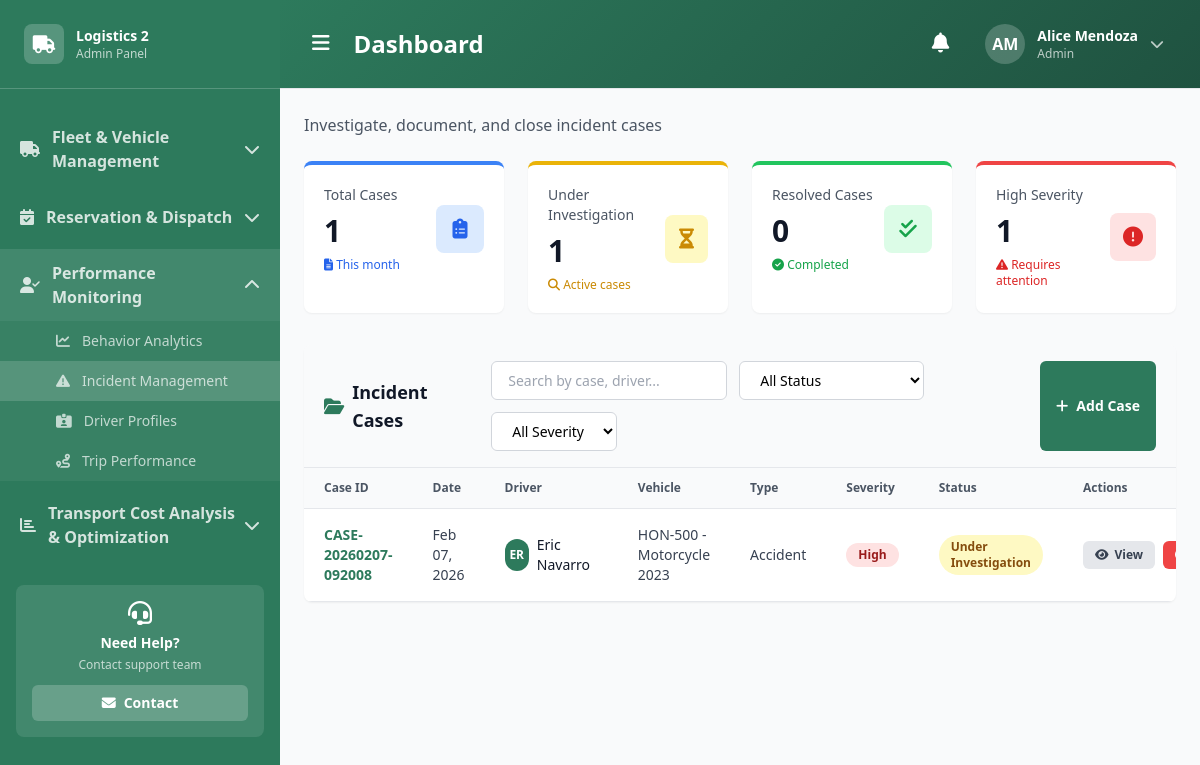
Page /ADMIN/module_3/incident-management.php (signed in) on the committed database.
### tables this page shows
CREATE TABLE `incident_cases` (
  `id` int(11) NOT NULL,
  `case_number` varchar(50) NOT NULL,
  `driver_id` int(11) NOT NULL,
  `vehicle_id` int(11) DEFAULT NULL,
  `type` varchar(100) DEFAULT NULL,
  `severity` enum('Low','Medium','High') DEFAULT 'Low',
  `date` datetime DEFAULT NULL,
  `reported_by` varchar(100) DEFAULT NULL,
  `location` varchar(255) DEFAULT NULL,
  `description` text DEFAULT NULL,
  `status` enum('Under Investigation','Pending Review','Resolved','Closed') DEFAULT 'Under Investigation',
  `resolution_notes` text DEFAULT NULL
);

### ADMIN/includes/functions.php (called while the page is built, shortened)
<?php
$conn = new mysqli('localhost', 'root', '', 'logistics2');
function getIncidentCases() {
    global $conn;
    $sql = "
        SELECT
            ic.id,
            ic.case_number,
            ic.type,
            ic.severity,
            ic.date,
            ic.location,
            ic.status,
            ic.reported_by,
            CONCAT(full_name) AS driver,
            IFNULL(CONCAT(v.plate, ' - ', v.model), 'N/A') AS vehicle
        FROM incident_cases ic
        JOIN users u ON ic.driver_id = u.user_id
        LEFT JOIN vehicles v ON ic.vehicle_id = v.id
        ORDER BY ic.date DESC
    ";
    $result = $conn->query($sql);
    return $result->fetch_all(MYSQLI_ASSOC);
}
?>

### ADMIN/module_3/incident-management.php (the view, shortened to what this page needs)
<?php
include '../includes/functions.php';
$incidents = getIncidentCases() ?? [];
?>
<!DOCTYPE html>
<html lang="en">
<head>
    <script src="https://cdn.tailwindcss.com"></script>
    <link rel="stylesheet" href="https://cdnjs.cloudflare.com/ajax/libs/font-awesome/6.4.0/css/all.min.css">
</head>
<body class="bg-gray-50 font-sans">
    <?php include '../includes/sidebar.php'; ?>
    <div class="ml-0 md:ml-[280px] min-h-screen transition-all duration-300">
        <?php include '../includes/header.php'; ?>
        <main class="p-6">
            <div class="mb-6">
                <p class="text-gray-600">Investigate, document, and close incident cases</p>
            </div>
            <div class="grid grid-cols-1 md:grid-cols-2 lg:grid-cols-4 gap-6 mb-8">
                <div class="bg-white rounded-lg p-5 shadow-sm border-t-4 border-blue-500">
                    <div class="flex items-center justify-between">
                        <div>
                            <div class="text-gray-600 text-sm font-medium">Total Cases</div>
                            <div class="text-3xl font-bold text-gray-900 my-2"><?php echo count($incidents); ?></div>
                            <div class="text-xs font-medium text-blue-600">
                                <i class="fas fa-file-alt"></i> This month
                            </div>
                        </div>
                        <div class="w-12 h-12 bg-blue-100 rounded-lg flex items-center justify-center">
                            <i class="fas fa-clipboard-list text-blue-600 text-xl"></i>
                        </div>
                    </div>
                </div>
                <div class="bg-white rounded-lg p-5 shadow-sm border-t-4 border-yellow-500">
                    <div class="flex items-center justify-between">
                        <div>
                            <div class="text-gray-600 text-sm font-medium">Under Investigation</div>
                            <div class="text-3xl font-bold text-gray-900 my-2"><?php echo count(array_filter($incidents, fn($i) => $i['status'] === 'Under Investigation')); ?></div>
                            <div class="text-xs font-medium text-yellow-600">
                                <i class="fas fa-search"></i> Active cases
                            </div>
                        </div>
                        <div class="w-12 h-12 bg-yellow-100 rounded-lg flex items-center justify-center">
                            <i class="fas fa-hourglass-half text-yellow-600 text-xl"></i>
                        </div>
                    </div>
                </div>
                <div class="bg-white rounded-lg p-5 shadow-sm border-t-4 border-green-500">
                    <div class="flex items-center justify-between">
                        <div>
                            <div class="text-gray-600 text-sm font-medium">Resolved Cases</div>
                            <div class="text-3xl font-bold text-gray-900 my-2"><?php echo count(array_filter($incidents, fn($i) => $i['status'] === 'Resolved')); ?></div>
                            <div class="text-xs font-medium text-green-600">
                                <i class="fas fa-check-circle"></i> Completed
                            </div>
                        </div>
                        <div class="w-12 h-12 bg-green-100 rounded-lg flex items-center justify-center">
                            <i class="fas fa-check-double text-green-600 text-xl"></i>
                        </div>
                    </div>
                </div>
                <div class="bg-white rounded-lg p-5 shadow-sm border-t-4 border-red-500">
                    <div class="flex items-center justify-between">
                        <div>
                            <div class="text-gray-600 text-sm font-medium">High Severity</div>
                            <div class="text-3xl font-bold text-gray-900 my-2"><?php echo count(array_filter($incidents, fn($i) => $i['severity'] === 'High')); ?></div>
                            <div class="text-xs font-medium text-red-600">
                                <i class="fas fa-exclamation-triangle"></i> Requires attention
                            </div>
                        </div>
                        <div class="w-12 h-12 bg-red-100 rounded-lg flex items-center justify-center">
                            <i class="fas fa-exclamation-circle text-red-600 text-xl"></i>
                        </div>
                    </div>
                </div>
            </div>
            <div class="bg-white rounded-lg shadow-sm overflow-hidden">
                <div class="bg-gray-50 border-b border-gray-200 px-5 py-4">
                    <div class="flex flex-col md:flex-row md:items-center md:justify-between gap-4">
                        <h2 class="text-lg font-bold text-gray-900 flex items-center gap-2">
                            <i class="fas fa-folder-open text-primary-green"></i>
                            Incident Cases
                        </h2>
                        <div class="flex flex-col sm:flex-row gap-3">
                            <div class="flex gap-3 flex-wrap">
                                <input type="text" id="searchInput" placeholder="Search by case, driver..." onkeyup="filterTable()" class="px-4 py-2 border border-gray-300 rounded-md text-sm w-full sm:w-auto">
                                <select id="filterStatus" onchange="filterTable()" class="px-4 py-2 border border-gray-300 rounded-md text-sm bg-white">
                                    <option value="">All Status</option>
                                </select>
                                <select id="filterSeverity" onchange="filterTable()" class="px-4 py-2 border border-gray-300 rounded-md text-sm bg-white">
                                    <option value="">All Severity</option>
                                </select>
                            </div>
                            <button class="px-4 py-2 bg-primary-green text-white rounded-md text-sm font-semibold hover:bg-dark-green transition-all duration-300 inline-flex items-center justify-center gap-2 whitespace-nowrap" onclick="openAddCaseModal()">
                                <i class="fas fa-plus"></i> Add Case
                            </button>
                        </div>
                    </div>
                </div>
                <div class="overflow-x-auto">
                    <table class="w-full border-collapse" id="incidentTable">
                        <thead>
                            <tr class="bg-gray-50 border-b border-gray-200">
                                <th class="px-5 py-3 text-left text-xs font-semibold text-gray-600">Case ID</th>
                                <th class="px-5 py-3 text-left text-xs font-semibold text-gray-600">Date</th>
                                <th class="px-5 py-3 text-left text-xs font-semibold text-gray-600">Driver</th>
                                <th class="px-5 py-3 text-left text-xs font-semibold text-gray-600">Vehicle</th>
                                <th class="px-5 py-3 text-left text-xs font-semibold text-gray-600">Type</th>
                                <th class="px-5 py-3 text-left text-xs font-semibold text-gray-600">Severity</th>
                                <th class="px-5 py-3 text-left text-xs font-semibold text-gray-600">Status</th>
                                <th class="px-5 py-3 text-left text-xs font-semibold text-gray-600">Actions</th>
                            </tr>
                        </thead>
                        <tbody id="tableBody">
                            <?php foreach ($incidents as $incident):
                                $severityColors = [
                                    'High' => 'bg-red-100 text-red-800',
                                    'Medium' => 'bg-yellow-100 text-yellow-800',
                                    'Low' => 'bg-blue-100 text-blue-800'
                                ];
                                $statusColors = [
                                    'Under Investigation' => 'bg-yellow-100 text-yellow-800',
                                    'Pending Review' => 'bg-blue-100 text-blue-800',
                                    'Resolved' => 'bg-green-100 text-green-800',
                                    'Closed' => 'bg-gray-100 text-gray-800'
                                ];
                            ?>
                            <tr class="border-b border-gray-200 hover:bg-gray-50 transition-colors">
                                <td class="px-5 py-4 text-sm font-semibold text-primary-green"><?php echo $incident['case_number']; ?></td>
                                <td class="px-5 py-4 text-sm text-gray-700"><?php echo date('M d, Y', strtotime($incident['date'])); ?></td>
                                <td class="px-5 py-4 text-sm">
                                    <div class="flex items-center gap-2">
                                        <div class="w-8 h-8 bg-primary-green rounded-full flex items-center justify-center text-white text-xs font-bold">
                                            <?php echo strtoupper(substr($incident['driver'], 0, 2)); ?>
                                        </div>
                                        <span class="text-gray-900"><?php echo $incident['driver']; ?></span>
                                    </div>
                                </td>
                                <td class="px-5 py-4 text-sm text-gray-700"><?php echo $incident['vehicle']; ?></td>
                                <td class="px-5 py-4 text-sm text-gray-700"><?php echo $incident['type']; ?></td>
                                <td class="px-5 py-4 text-sm">
                                    <span class="inline-block px-3 py-1 rounded-full text-xs font-semibold <?php echo $severityColors[$incident['severity']]; ?>">
                                        <?php echo $incident['severity']; ?>
                                    </span>
                                </td>
                                <td class="px-5 py-4 text-sm">
                                    <span class="inline-block px-3 py-1 rounded-full text-xs font-semibold <?php echo $statusColors[$incident['status']]; ?>">
                                        <?php echo $incident['status']; ?>
                                    </span>
                                </td>
                                <td class="px-5 py-4 text-sm">
                                    <div class="flex gap-2">
                                        <button class="px-3 py-1.5 bg-gray-200 text-gray-700 rounded-md text-xs font-semibold hover:bg-gray-300 transition-all inline-flex items-center gap-1.5" onclick='viewCaseDetails(<?php echo json_encode($incident); ?>)'>
                                            <i class="fas fa-eye"></i> View
                                        </button>
                                        <?php if ($incident['status'] !== 'Closed'): ?>
                                            <button class="px-3 py-1.5 bg-red-500 text-white rounded-md text-xs font-semibold hover:bg-red-600 transition-all inline-flex items-center gap-1.5" onclick="closeCase(<?php echo $incident['id']; ?>, '<?php echo $incident['case_number']; ?>')">
                                            </button>
                                        <?php endif; ?>
                                    </div>
                                </td>
                            </tr>
                            <?php endforeach; ?>
                        </tbody>
                    </table>
                </div>
            </div>
        </main>
    </div>
</body>
</html>

### rows in the picture
incident_cases: status "1", status "0", severity "1", case_number "CASE-20260207-092008", date "Feb 07, 2026", driver "ER", driver "Eric Navarro", vehicle "HON-500 - Motorcycle 2023", type "Accident", severity "High", status "Under Investigation"

### other values in the picture
$initials "AM"
$user['full_name'] "Alice Mendoza"
$user['role'] "Admin"
count($incidents) "1"
